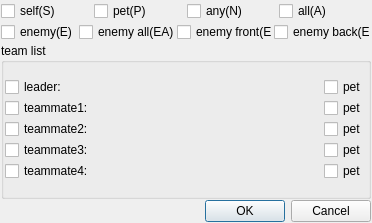
<?xml version="1.0" encoding="UTF-8"?>
<ui version="4.0">
 <class>SelectTargetFormClass</class>
 <widget class="QDialog" name="SelectTargetFormClass">
  <property name="geometry">
   <rect>
    <x>0</x>
    <y>0</y>
    <width>372</width>
    <height>223</height>
   </rect>
  </property>
  <property name="minimumSize">
   <size>
    <width>372</width>
    <height>223</height>
   </size>
  </property>
  <property name="windowTitle">
   <string>SelectTargetForm</string>
  </property>
  <layout class="QGridLayout" name="gridLayout">
   <property name="leftMargin">
    <number>1</number>
   </property>
   <property name="topMargin">
    <number>1</number>
   </property>
   <property name="rightMargin">
    <number>1</number>
   </property>
   <property name="bottomMargin">
    <number>1</number>
   </property>
   <property name="spacing">
    <number>1</number>
   </property>
   <item row="0" column="0">
    <layout class="QVBoxLayout" name="verticalLayout_2">
     <property name="spacing">
      <number>1</number>
     </property>
     <item>
      <layout class="QHBoxLayout" name="horizontalLayout_6">
       <property name="spacing">
        <number>1</number>
       </property>
       <item>
        <widget class="QCheckBox" name="checkBox_self">
         <property name="text">
          <string>self(S)</string>
         </property>
        </widget>
       </item>
       <item>
        <widget class="QCheckBox" name="checkBox_pet">
         <property name="text">
          <string>pet(P)</string>
         </property>
        </widget>
       </item>
       <item>
        <widget class="QCheckBox" name="checkBox_any">
         <property name="text">
          <string>any(N)</string>
         </property>
        </widget>
       </item>
       <item>
        <widget class="QCheckBox" name="checkBox_all">
         <property name="text">
          <string>all(A)</string>
         </property>
        </widget>
       </item>
      </layout>
     </item>
     <item>
      <layout class="QHBoxLayout" name="horizontalLayout_7">
       <property name="spacing">
        <number>1</number>
       </property>
       <item>
        <widget class="QCheckBox" name="checkBox_enemy">
         <property name="text">
          <string>enemy(E)</string>
         </property>
        </widget>
       </item>
       <item>
        <widget class="QCheckBox" name="checkBox_enemy_all">
         <property name="text">
          <string>enemy all(EA)</string>
         </property>
        </widget>
       </item>
       <item>
        <widget class="QCheckBox" name="checkBox_enemy_front">
         <property name="text">
          <string>enemy front(EF)</string>
         </property>
        </widget>
       </item>
       <item>
        <widget class="QCheckBox" name="checkBox_enemy_back">
         <property name="text">
          <string>enemy back(EB)</string>
         </property>
        </widget>
       </item>
      </layout>
     </item>
     <item>
      <widget class="QGroupBox" name="groupBox">
       <property name="minimumSize">
        <size>
         <width>368</width>
         <height>112</height>
        </size>
       </property>
       <property name="title">
        <string>team list</string>
       </property>
       <layout class="QGridLayout" name="gridLayout_2">
        <property name="leftMargin">
         <number>1</number>
        </property>
        <property name="topMargin">
         <number>1</number>
        </property>
        <property name="rightMargin">
         <number>1</number>
        </property>
        <property name="bottomMargin">
         <number>1</number>
        </property>
        <property name="spacing">
         <number>1</number>
        </property>
        <item row="0" column="0">
         <layout class="QVBoxLayout" name="verticalLayout">
          <property name="spacing">
           <number>1</number>
          </property>
          <item>
           <layout class="QHBoxLayout" name="horizontalLayout">
            <property name="spacing">
             <number>1</number>
            </property>
            <item>
             <widget class="QCheckBox" name="checkBox_leader">
              <property name="sizePolicy">
               <sizepolicy hsizetype="Expanding" vsizetype="Fixed">
                <horstretch>0</horstretch>
                <verstretch>0</verstretch>
               </sizepolicy>
              </property>
              <property name="text">
               <string>leader:</string>
              </property>
             </widget>
            </item>
            <item>
             <widget class="QCheckBox" name="checkBox_leader_pet">
              <property name="text">
               <string>pet</string>
              </property>
             </widget>
            </item>
           </layout>
          </item>
          <item>
           <layout class="QHBoxLayout" name="horizontalLayout_2">
            <property name="spacing">
             <number>1</number>
            </property>
            <item>
             <widget class="QCheckBox" name="checkBox_teammate1">
              <property name="sizePolicy">
               <sizepolicy hsizetype="Expanding" vsizetype="Fixed">
                <horstretch>0</horstretch>
                <verstretch>0</verstretch>
               </sizepolicy>
              </property>
              <property name="text">
               <string>teammate1:</string>
              </property>
             </widget>
            </item>
            <item>
             <widget class="QCheckBox" name="checkBox_teammate1_pet">
              <property name="text">
               <string>pet</string>
              </property>
             </widget>
            </item>
           </layout>
          </item>
          <item>
           <layout class="QHBoxLayout" name="horizontalLayout_3">
            <property name="spacing">
             <number>1</number>
            </property>
            <item>
             <widget class="QCheckBox" name="checkBox_teammate2">
              <property name="sizePolicy">
               <sizepolicy hsizetype="Expanding" vsizetype="Fixed">
                <horstretch>0</horstretch>
                <verstretch>0</verstretch>
               </sizepolicy>
              </property>
              <property name="text">
               <string>teammate2:</string>
              </property>
             </widget>
            </item>
            <item>
             <widget class="QCheckBox" name="checkBox_teammate2_pet">
              <property name="text">
               <string>pet</string>
              </property>
             </widget>
            </item>
           </layout>
          </item>
          <item>
           <layout class="QHBoxLayout" name="horizontalLayout_4">
            <property name="spacing">
             <number>1</number>
            </property>
            <item>
             <widget class="QCheckBox" name="checkBox_teammate3">
              <property name="sizePolicy">
               <sizepolicy hsizetype="Expanding" vsizetype="Fixed">
                <horstretch>0</horstretch>
                <verstretch>0</verstretch>
               </sizepolicy>
              </property>
              <property name="text">
               <string>teammate3:</string>
              </property>
             </widget>
            </item>
            <item>
             <widget class="QCheckBox" name="checkBox_teammate3_pet">
              <property name="text">
               <string>pet</string>
              </property>
             </widget>
            </item>
           </layout>
          </item>
          <item>
           <layout class="QHBoxLayout" name="horizontalLayout_5">
            <property name="spacing">
             <number>1</number>
            </property>
            <item>
             <widget class="QCheckBox" name="checkBox_teammate4">
              <property name="sizePolicy">
               <sizepolicy hsizetype="Expanding" vsizetype="Fixed">
                <horstretch>0</horstretch>
                <verstretch>0</verstretch>
               </sizepolicy>
              </property>
              <property name="text">
               <string>teammate4:</string>
              </property>
             </widget>
            </item>
            <item>
             <widget class="QCheckBox" name="checkBox_teammate4_pet">
              <property name="text">
               <string>pet</string>
              </property>
             </widget>
            </item>
           </layout>
          </item>
         </layout>
        </item>
       </layout>
      </widget>
     </item>
     <item>
      <widget class="QDialogButtonBox" name="buttonBox">
       <property name="standardButtons">
        <set>QDialogButtonBox::Cancel|QDialogButtonBox::Ok</set>
       </property>
      </widget>
     </item>
    </layout>
   </item>
  </layout>
 </widget>
 <layoutdefault spacing="6" margin="11"/>
 <resources/>
 <connections/>
</ui>
